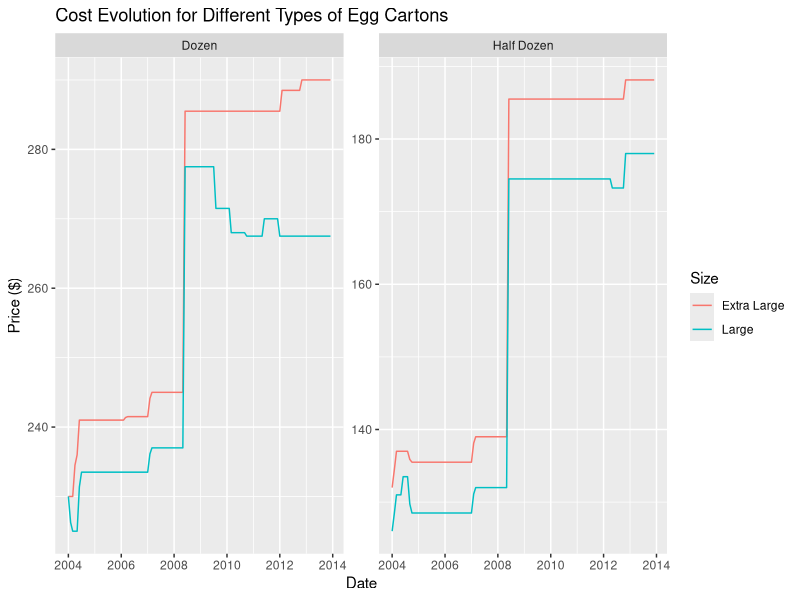
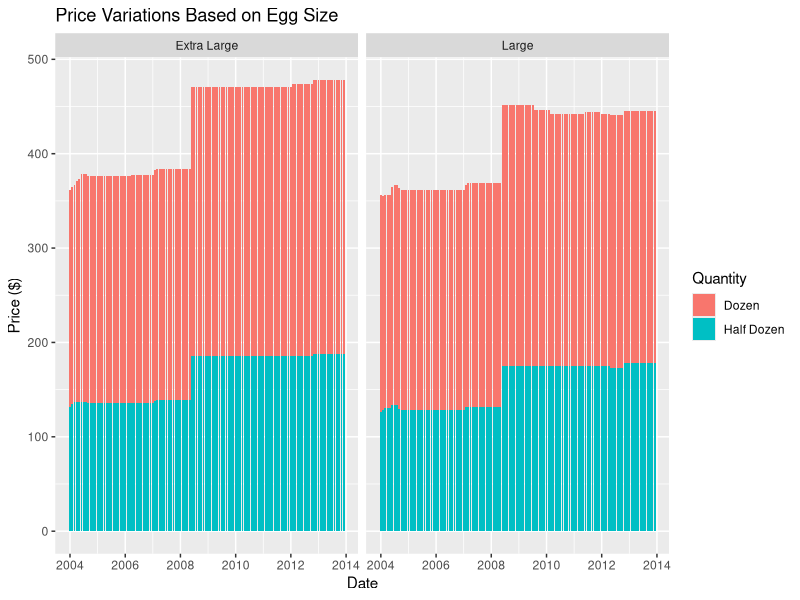

Reproduce these figures in R, in order.
## ---- chunk 1
#| label: setup
#| warning: false
#| message: false

library(tidyverse)
library(ggplot2)
library(lubridate)


knitr::opts_chunk$set(echo = TRUE, warning=FALSE, message=FALSE)
## ---- chunk 2
eggs_data <- read_csv('_data/eggs_tidy.csv')
head(eggs_data)
## ---- chunk 3
eggs <- eggs_data %>%
    pivot_longer(cols = c(`large_half_dozen`, `large_dozen`, `extra_large_half_dozen`, `extra_large_dozen`), values_to = "Price ($)") %>%
    mutate(name = str_replace(name, "extra_large", "Extra Large"), name = str_replace(name, "half_dozen", "Half Dozen"), name = str_replace(name, "dozen", "Dozen"), name = str_replace(name, "large", "Large")) %>%
    separate(name, into = c("Size", "Quantity"), sep = "_") %>%
    mutate(Date = ym(paste(`year`, `month`, sep = "-")))
head(eggs)



## ---- chunk 4
ggplot(eggs, aes(Date, `Price ($)`, col = Size)) +
    ggtitle('Cost Evolution for Different Types of Egg Cartons') +
    geom_line() +
    facet_wrap(~Quantity, scales = 'free_y')


## ---- chunk 5
ggplot(eggs, aes(Date, `Price ($)`, fill = Quantity)) +
    ggtitle('Price Variations Based on Egg Size') +
    geom_bar(position = "stack", stat = "identity") +
    facet_wrap(~Size)



